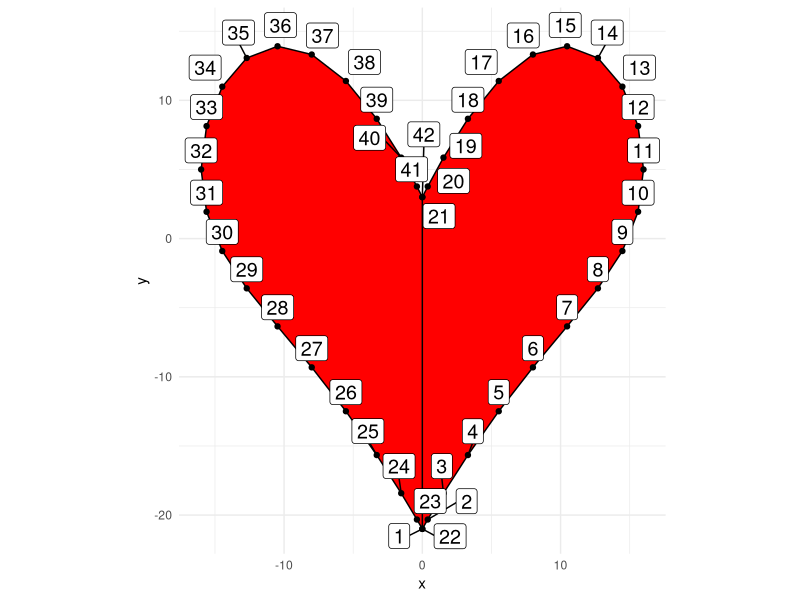
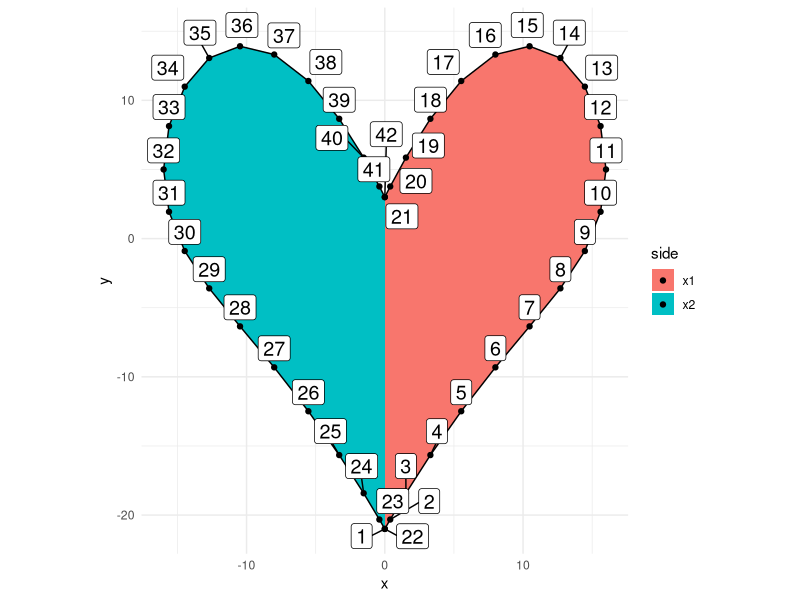
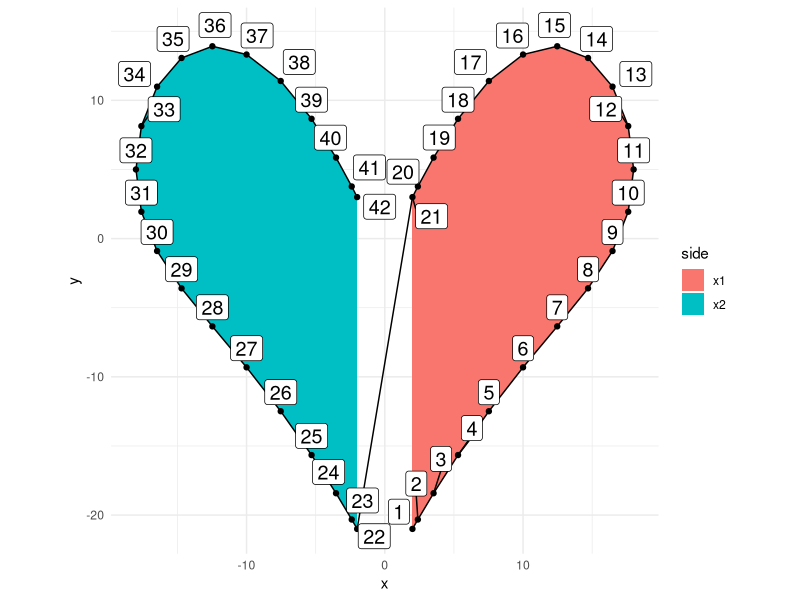

These charts were generated, in order, by the following R code:
library(tidyverse)
df <- data_frame(t=seq(-pi,0,pi/20),
                 x1=16*sin(t)^2,
                 x2=-x1,
                 y=14*cos(t)-7*cos(2*t)-2*cos(3*t)-2*cos(4*t)
) %>%
  gather(side,x,x1,x2) %>% 
  mutate_at(vars(x,y),~round(.,3)) %>%
  mutate(row=row_number())

df %>%
  ggplot(aes(x=x,y=y,label=as.character(row))) +
  geom_polygon(fill="red") +
  geom_point(color="black") +
  geom_path() +
  ggrepel::geom_label_repel(color="black", size= 5, nudge_y = 1) +
  coord_fixed() +
  theme_minimal()


df %>%
  #slice(side) %>% 
  ggplot(aes(x=x,y=y,fill=side,label=as.character(row))) +
  geom_polygon() +
  geom_point(color="black") +
  geom_path() +
  ggrepel::geom_label_repel(color="black", fill="white",size= 5, nudge_y = 1) +
  coord_fixed() +
  theme_minimal()

df %>%
  mutate(x=x+if_else(side=="x1",2,-2),row=row_number()) %>%
  ggplot(aes(x=x,y=y,label=row)) +
  geom_polygon(aes(fill=side)) +
  geom_point(color="black") +
  geom_path() +
  ggrepel::geom_label_repel(color="black", fill="white",size= 5, nudge_y = 1) +
  coord_fixed() +
  theme_minimal()